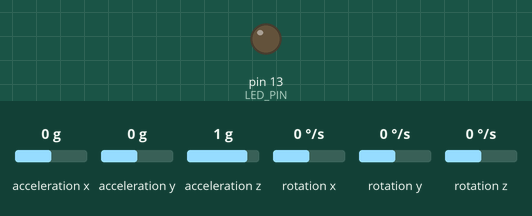
Bench run of a sketch on a simulated Arduino Uno, built with avr-gcc and run on an emulated ATmega328P. Shown: output pins drawn as LEDs (lit = HIGH). Inputs (shaded band) come from the test bench; at power-on: rotation y 0 °/s, acceleration x 0 g, acceleration y 0 g, acceleration z 1 g, rotation x 0 °/s, rotation z 0 °/s. What the sketch prints to the serial monitor is not drawn.

Above: at 0.1 s.
At 5.02 s:
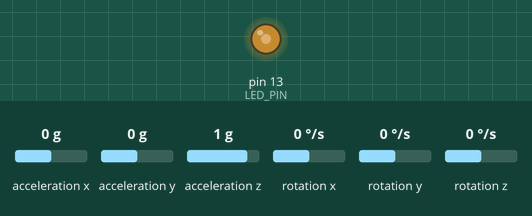
5.3 s: rotation y set to -192 °/s
8.3 s: rotation y set to 192 °/s
11.3 s: acceleration x set to -1.4 g
Timing chart, 0 to 20.3 s (numbered marks = the images above; inputs shaded):
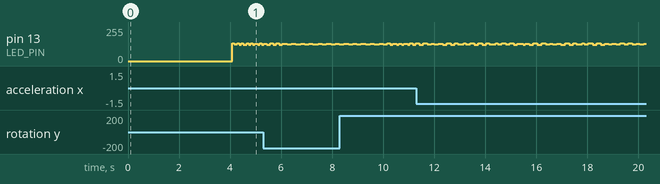

The sketch:

MPU6050_raw_to_units.ino
```cpp
// I2C device class (I2Cdev) demonstration Arduino sketch for MPU6050 class
// 10/7/2011 by Jeff Rowberg <jeff@rowberg.net>
// Updates should (hopefully) always be available at https://github.com/jrowberg/i2cdevlib
//
// Changelog:
//      2013-05-08 - added multiple output formats
//                 - added seamless Fastwire support
//      2011-10-07 - initial release

/* ============================================
I2Cdev device library code is placed under the MIT license
Copyright (c) 2011 Jeff Rowberg

Permission is hereby granted, free of charge, to any person obtaining a copy
of this software and associated documentation files (the "Software"), to deal
in the Software without restriction, including without limitation the rights
to use, copy, modify, merge, publish, distribute, sublicense, and/or sell
copies of the Software, and to permit persons to whom the Software is
furnished to do so, subject to the following conditions:

The above copyright notice and this permission notice shall be included in
all copies or substantial portions of the Software.

THE SOFTWARE IS PROVIDED "AS IS", WITHOUT WARRANTY OF ANY KIND, EXPRESS OR
IMPLIED, INCLUDING BUT NOT LIMITED TO THE WARRANTIES OF MERCHANTABILITY,
FITNESS FOR A PARTICULAR PURPOSE AND NONINFRINGEMENT. IN NO EVENT SHALL THE
AUTHORS OR COPYRIGHT HOLDERS BE LIABLE FOR ANY CLAIM, DAMAGES OR OTHER
LIABILITY, WHETHER IN AN ACTION OF CONTRACT, TORT OR OTHERWISE, ARISING FROM,
OUT OF OR IN CONNECTION WITH THE SOFTWARE OR THE USE OR OTHER DEALINGS IN
THE SOFTWARE.
===============================================
*/

// I2Cdev and MPU6050 must be installed as libraries, or else the .cpp/.h files
// for both classes must be in the include path of your project
#include "I2Cdev.h"
//#include "MPU6050.h"
#include "MPU6050_6Axis_MotionApps20.h"

// Arduino Wire library is required if I2Cdev I2CDEV_ARDUINO_WIRE implementation
// is used in I2Cdev.h
#if I2CDEV_IMPLEMENTATION == I2CDEV_ARDUINO_WIRE
    #include "Wire.h"
#endif

// class default I2C address is 0x68
// specific I2C addresses may be passed as a parameter here
// AD0 low = 0x68 (default for InvenSense evaluation board)
// AD0 high = 0x69
MPU6050 accelgyro;
//MPU6050 accelgyro(0x69); // <-- use for AD0 high

int16_t ax, ay, az;
int16_t gx, gy, gz;

float dx = 0;
float x7[7] = {0,0,0,0,0,0,0};
float x_offset = 0, y_offset = 0, z_offset = 0;
float gxo = 0, gyo = 0, gzo = 0; //gyro offsets
float pitch = 0, roll = 0;
float ypr[3];
Quaternion q;
VectorFloat gravity;

// uncomment "OUTPUT_READABLE_ACCELGYRO" if you want to see a tab-separated
// list of the accel X/Y/Z and then gyro X/Y/Z values in decimal. Easy to read,
// not so easy to parse, and slow(er) over UART.
#define OUTPUT_READABLE_ACCELGYRO

// uncomment "OUTPUT_BINARY_ACCELGYRO" to send all 6 axes of data as 16-bit
// binary, one right after the other. This is very fast (as fast as possible
// without compression or data loss), and easy to parse, but impossible to read
// for a human.
//#define OUTPUT_BINARY_ACCELGYRO


#define LED_PIN 13
bool blinkState = false;

void setup() {
    // join I2C bus (I2Cdev library doesn't do this automatically)
    #if I2CDEV_IMPLEMENTATION == I2CDEV_ARDUINO_WIRE
        Wire.begin();
    #elif I2CDEV_IMPLEMENTATION == I2CDEV_BUILTIN_FASTWIRE
        Fastwire::setup(400, true);
    #endif

    // initialize serial communication
    // (38400 chosen because it works as well at 8MHz as it does at 16MHz, but
    // it's really up to you depending on your project)
    Serial.begin(38400);

    // initialize device
    Serial.println("Initializing I2C devices...");
    accelgyro.initialize();

    // verify connection
    Serial.println("Testing device connections...");
    Serial.println(accelgyro.testConnection() ? "MPU6050 connection successful" : "MPU6050 connection failed");

    // use the code below to change accel/gyro offset values
    /*
    Serial.println("Updating internal sensor offsets...");
    // -76	-2359	1688	0	0	0
    Serial.print(accelgyro.getXAccelOffset()); Serial.print("\t"); // -76
    Serial.print(accelgyro.getYAccelOffset()); Serial.print("\t"); // -2359
    Serial.print(accelgyro.getZAccelOffset()); Serial.print("\t"); // 1688
    Serial.print(accelgyro.getXGyroOffset()); Serial.print("\t"); // 0
    Serial.print(accelgyro.getYGyroOffset()); Serial.print("\t"); // 0
    Serial.print(accelgyro.getZGyroOffset()); Serial.print("\t"); // 0
    Serial.print("\n");
    accelgyro.setXGyroOffset(220);
    accelgyro.setYGyroOffset(76);
    accelgyro.setZGyroOffset(-85);
    Serial.print(accelgyro.getXAccelOffset()); Serial.print("\t"); // -76
    Serial.print(accelgyro.getYAccelOffset()); Serial.print("\t"); // -2359
    Serial.print(accelgyro.getZAccelOffset()); Serial.print("\t"); // 1688
    Serial.print(accelgyro.getXGyroOffset()); Serial.print("\t"); // 0
    Serial.print(accelgyro.getYGyroOffset()); Serial.print("\t"); // 0
    Serial.print(accelgyro.getZGyroOffset()); Serial.print("\t"); // 0
    Serial.print("\n");
    */

    // configure Arduino LED pin for output
    pinMode(LED_PIN, OUTPUT);
    Serial.println("Calibrating");
    calibrate();
}

void loop() {
    long loop_timer = micros();
    // read raw accel/gyro measurements from device
    accelgyro.getMotion6(&ax, &ay, &az, &gx, &gy, &gz);
//    Serial.print(ax);Serial.print("\t");
//    Serial.print(ay);Serial.print("\t");
//    Serial.print(az);Serial.print("\t");
//    Serial.print(gx);Serial.print("\t");
//    Serial.print(gy);Serial.print("\t");
//    Serial.print(gz);Serial.println("\t");
    ax -= x_offset;
    ay -= y_offset;
    //Serial.print(ax);Serial.print("\t");
    az -= z_offset;
    gx -= gxo;
    gy -= gyo;
    gz -= gzo;

   float fax = ((float) (ax)) / 16384;
   if (fax > 1) {
    fax = 1;
   }
   if (fax < -1) {
    fax = -1;
   }
   float fay = ((float) (ay)) / 16384;
   //Serial.print(fax);Serial.print("\t");
   float faz = ((float) (az)) / 16384;

//   for (int i = 5; i > 0; i--){
//      x7[i+1] = x7[i];
//    }
//    x7[0] = fax;
//    float curAcc = 0;
//    for (int i = 0; i < 7; i++){
//      curAcc += x7[i];
//    }
//    curAcc /= 7;
//    float curVel = curAcc * 0.004;
//    dx += curVel*(0.004);

    float fgx = ((float) (gx)) / 131;
    float fgy = ((float) (gy)) / 131;
    float fgz = ((float) (gz)) / 131;
    //float acc_total_vector = sqrt((fax*fax)+(fay*fay)+(faz*faz));

    float acc_pitch = asin((float)fax)* 57.296;
    //Serial.print(acc_pitch);Serial.println("\t");
    pitch += fgy * 0.004;
    Serial.print(pitch);Serial.println("\t");
    pitch = pitch * 0.9996 + acc_pitch * 0.0004;
    //Serial.println(pitch);
    roll +=  fgx * 0.004;

    // these methods (and a few others) are also available
    //accelgyro.getAcceleration(&ax, &ay, &az);
    //accelgyro.getRotation(&gx, &gy, &gz);

    #ifdef OUTPUT_READABLE_ACCELGYRO
        // display tab-separated accel/gyro x/y/z values
//        Serial.print("a/g:\t");
//       Serial.print("xraw/xAcc/xVel:\t");
        //Serial.print(fax); Serial.print("\t");
       //Serial.print(fay); Serial.print("\t");
        //Serial.print(faz); Serial.print("\t");
//        Serial.print(curAcc); Serial.print("\t");
//        Serial.println(curVel);
        //Serial.print(fgx); Serial.print("\t");
        //Serial.print(fgy); Serial.print("\t");
//        //Serial.print(roll);Serial.print("\t");
//        Serial.println(pitch);
    #endif

    #ifdef OUTPUT_BINARY_ACCELGYRO
        Serial.write((uint8_t)(ax >> 8)); Serial.write((uint8_t)(ax & 0xFF));
        Serial.write((uint8_t)(ay >> 8)); Serial.write((uint8_t)(ay & 0xFF));
        Serial.write((uint8_t)(az >> 8)); Serial.write((uint8_t)(az & 0xFF));
        Serial.write((uint8_t)(gx >> 8)); Serial.write((uint8_t)(gx & 0xFF));
        Serial.write((uint8_t)(gy >> 8)); Serial.write((uint8_t)(gy & 0xFF));
        Serial.write((uint8_t)(gz >> 8)); Serial.write((uint8_t)(gz & 0xFF));
    #endif

    // blink LED to indicate activity
    blinkState = !blinkState;
    digitalWrite(LED_PIN, blinkState);
    while (loop_timer - micros() < 4000){

    }
}
void calibrate(){
  int calAmount = 1000;
  for(int i = 0; i < calAmount; i++){
    accelgyro.getMotion6(&ax, &ay, &az, &gx, &gy, &gz);
    x_offset += ax;
    y_offset += ay;
    z_offset += az;
    gxo += gx;
    gyo += gy;
    gzo += gz;
  }
  x_offset /= calAmount;
  y_offset /= calAmount;
  z_offset /= calAmount;
  gxo /= calAmount; gyo /= calAmount; gzo /= calAmount;
  delay (3);
}
```
